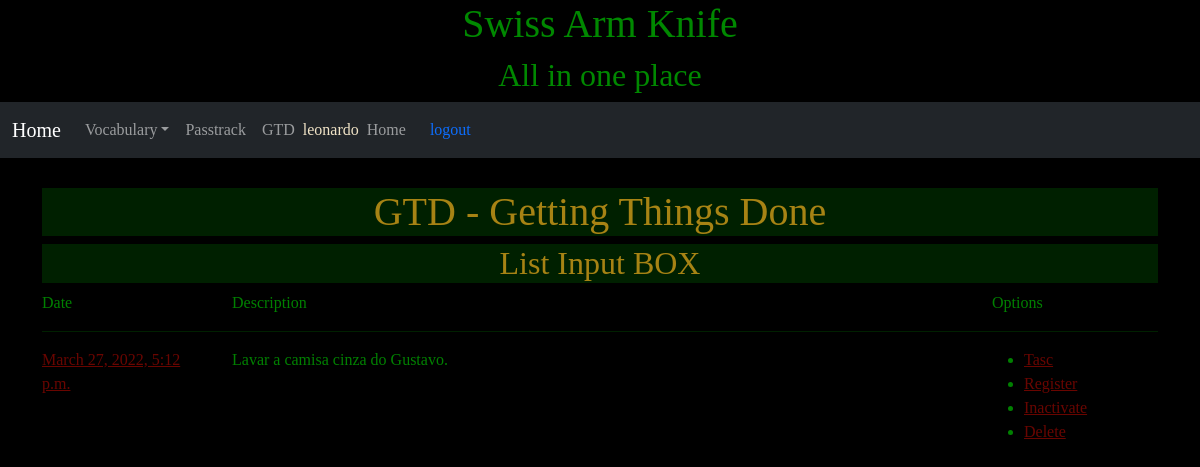
The app's page /gtd/list_input_item (signed in), older data.
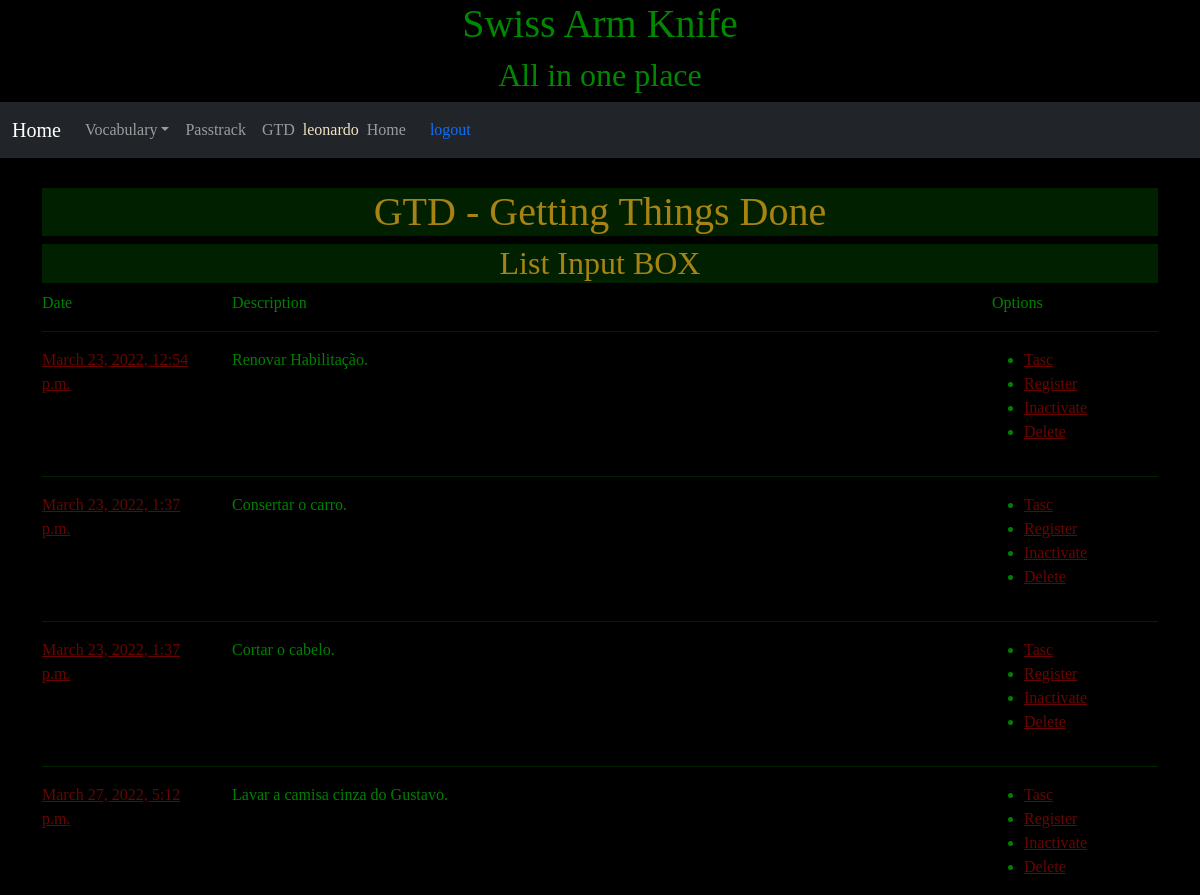
The same page, newer data.
### gtd/models.py (models this page shows, shortened)
class Input_item(models.Model):
    user        = models.ForeignKey(settings.AUTH_USER_MODEL, verbose_name='Usuário', on_delete=models.CASCADE)
    date        = models.DateTimeField('Data', default=now, blank=True)
    description = models.TextField('Description', max_length=100000, null=True, blank=True)
    processed   = models.BooleanField('Processed', default=False)
    inactive    = models.BooleanField('Inactive', default=False)
    created = models.DateTimeField('Created', auto_now_add=True, null=True)
    modified = models.DateTimeField('Modified', auto_now=True, null=True)
    class Meta:
        verbose_name        = 'Input_item'
        verbose_name_plural = 'Input_items'
        ordering            = ['date']

### gtd/views.py (the view)
# urls.py: path('list_input_item', InputItemListView.as_view(),name='listInputItem'),
class InputItemListView(LoginRequiredMixin, ListView):
    template_name = 'gtd/list_input_item.html'
    model = Input_item
    context_object_name = 'input_item_list'

### gtd/templates/gtd/list_input_item.html (shortened to what this page needs)
{% extends 'gtd/base.html' %}
{% load widget_tweaks %}
{% block gtd %}
  <header class="page-header">
      <h2>List Input BOX</h2>
  </header>
  <main>
    <div class="row">
      <div class="col-2">
        Date
      </div>
      <div class="col-8">
        Description
      </div>
      <div class="col-2">
        Options
      </div>
    </div>
    {% for item in input_item_list %}
      <div class="row">
        <div class="col-12">
          <hr>
        </div>
      </div>
      <div class="row">
        <div class="col-2">
          <a href="">{{item.date}}</a>
        </div>
        <div class="col-8">
          {{item.description}}
        </div>
        <div class="col-2">
          <ul>
            <li><a href="#">Tasc</a></li>
            <li><a href="#">Register</a></li>
            <li><a href="#">Inactivate</a></li>
            <li><a href="#">Delete</a></li>
          </ul>
        </div>
      </div>
    {% endfor %}
  {% endblock %}

### gtd/templates/gtd/base.html (shortened to what this page needs)
{% extends 'base.html' %}
{% load static %}
{% load widget_tweaks %}
{% block content %}
<link rel="stylesheet" href="{% static 'style/vocabulary_style.css' %}" />
  <header>
    <h1>GTD - Getting Things Done</h1>
  </header>
  <main>
    {% block gtd %}
    {% endblock %}
  </main>
{% endblock %}

### base/templates/base.html (shortened to what this page needs)
{% load static %}
<!DOCTYPE html>
<html lang="pt-br">
<head>
     <link href="https://cdn.jsdelivr.net/npm/bootstrap@5.0.1/dist/css/bootstrap.min.css" rel="stylesheet">
 <link rel="stylesheet" href="{% static 'style/style.css' %}" />
</head>
<body>
<div class="jumbotron text-center" style="margin-bottom:0">
 <h1>Swiss Arm Knife</h1>
 <h2>All in one place</h2>
</div>
<nav class="navbar navbar-expand-lg navbar-dark bg-dark">
  <div class="container-fluid">
    <a class="navbar-brand" href="{% url 'index' %}">Home</a>
    <div class="collapse navbar-collapse" id="navbarNavDarkDropdown">
      <ul class="navbar-nav">
        <li class="nav-item dropdown">
          <a class="nav-link dropdown-toggle dropdown-toggle-split" href="{% url 'vocabulary:index' %}" id="navbarDarkDropdownMenuLink" role="button" data-bs-toggle="dropdown" aria-expanded="false">
            Vocabulary
          </a>
        </li>
        <li class="nav-item">
          <a class="nav-link" href="{% url 'passtrack:index' %}">Passtrack</a>
        </li>
        <li class="nav-item">
          <a class="nav-link" href="{% url 'gtd:index' %}">GTD</a>
        </li>
      </ul>
      <div class="nav-item">
         {% if user.is_authenticated %}
           <span class="nav-brand glyphicon glyphicon-log-in">{{user}}</span>
       </div>
       <div class="">
         <ul class="navbar-nav">
           <li class="nav-item">
             <a class="nav-link" href="{% url 'index' %}">Home</a>
           </li>
         </ul>
       </div>
       <div class="nav-item">
           <a id="logout" class="nav-link" href="{% url 'access:logout' %}">logout</a>
         {% else %}
           <a id="login" class="nav-link" href="{% url 'access:login' %}">login</a>
       </div>
       <div class="nav-item">
           <a id="novousuario" class="nav-link" href="">New user</a>
         {% endif %}
       </div>
    </div>
  </div>
</nav>
<div class="container margin-top" style="margin-top:30px">
{% block content %}
{% endblock %}
</div>
</body>
</html>

### base/static/style/style.css (style rules this page uses)
body { background-color: black; color: green; font-family: comic; }
body a { color: #690500; }
.jumbotron { background-image: url('../images/background.jpg'); background-repeat: no-repeat; background-size: contain; background-position: right; background-color: black; color: #008800; text-shadow: 2px 2px 1px #000000, -2px -2px 1px #000000; }
nav { background-color: #002000; color: #f0e3c6; }
nav a { color: #56a3a6; }
header { background-color: #002000; color: #a78314; }
header h1, h2, h3 { text-align: center; }

Row changes from the older to the newer data that the page shows:
added Input_item: date "March 23, 2022, 12:54 p.m.", description "Renovar Habilitação."
added Input_item: date "March 23, 2022, 1:37 p.m.", description "Consertar o carro."
added Input_item: date "March 23, 2022, 1:37 p.m.", description "Cortar o cabelo."
